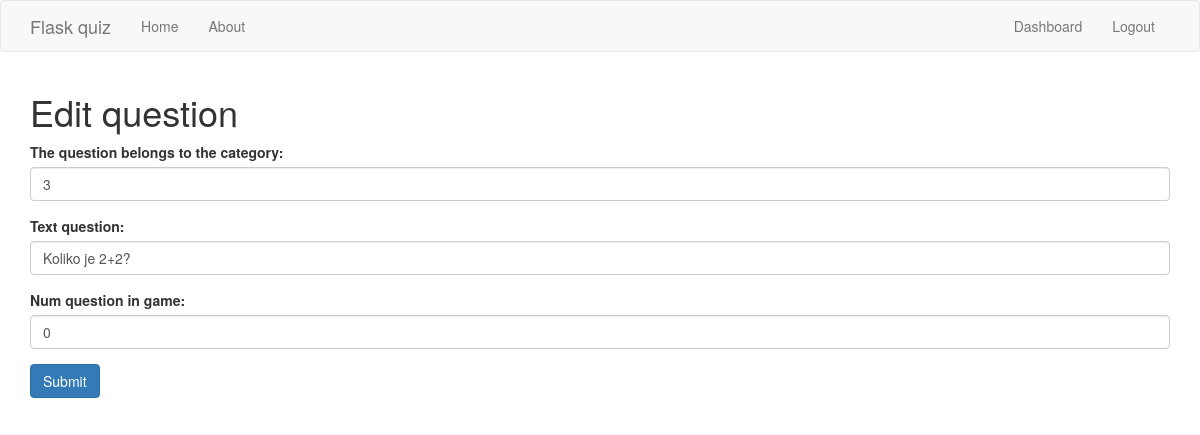
The page /question_edit/2 (signed in) on the database as committed earlier.
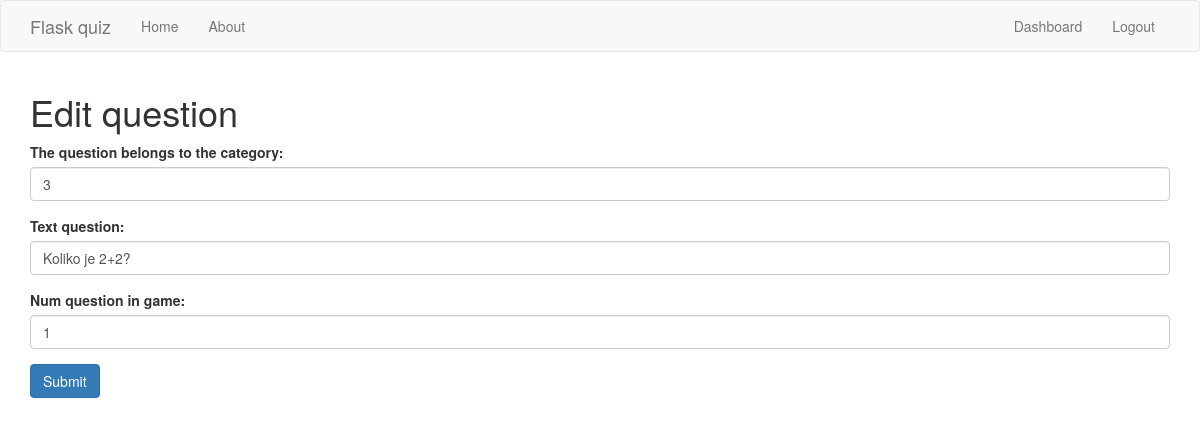
The same page on the database as committed later.
### app/models.py (models this page shows)
class Question(db.Model):
    id_question = db.Column(db.Integer, primary_key=True)
    id_category = db.Column(db.Integer, db.ForeignKey('category.id_category'))
    question_text = db.Column(db.String(256))
    num_question_in_game = db.Column(db.Integer)

### app/routes.py (the view, shortened to what this page needs)
@app.route('/question_edit/<string:id>', methods=['GET', 'POST'])
@is_logged_in
def question_edit(id):
    try:
        conn = sqlite3.connect("quiz.db")
    except Error as e:
        print(e)
    cur = conn.cursor()
    t = [id]
    result = cur.execute("SELECT * FROM question WHERE id_question = ?", t)
    question = cur.fetchone()
    cur.close()
    form = QuestionForm(request.form)
    form.id_category.data = question[1]
    form.question_text.data = question[2]
    form.num_question_in_game.data = question[3]
    return render_template('question_edit.html', form=form)

### app/forms.py
class QuestionForm(FlaskForm):
    id_category = QuerySelectField('The question belongs to the category:', query_factory=choice_query, get_label='name', allow_blank=False)
    question_text = StringField('Text question:',validators=[DataRequired()])
    num_question_in_game = StringField('Num question in game:', validators=[DataRequired()])

### app/routes.py (called while the page is built)
def is_logged_in(f):
    @wraps(f)
    def wrap(*args, **kwargs):
        if 'logged_in' in session:
            return f(*args, **kwargs)
        else:
            flash('Unauthorized, Please login', 'danger')
            return redirect(url_for('login'))
    return wrap

### app/templates/question_edit.html
{% extends 'layout.html' %}
{% block body %}
  <h1>Edit question</h1>
  {% from "includes/_formhelpers.html" import render_field %}
  <form method="POST" action="">
    <div class="form-group">
      {{ render_field(form.id_category, class_="form-control") }}
    </div>
    <div class="form-group">
      {{ render_field(form.question_text, class_="form-control") }}
    </div>
    <div class="form-group">
      {{ render_field(form.num_question_in_game, class_="form-control") }}
    </div>
    <p><input class="btn btn-primary" type="submit" value="Submit">
  </form>
{% endblock %}

### app/templates/includes/_formhelpers.html (shortened to what this page needs)
{% macro render_field(field) %}
  {{ field.label }}
  {{ field(**kwargs)|safe }}
{% endmacro %}

Rows that differ between the two databases and show on the page:
changed Question "Koliko je 2+2?": num_question_in_game "0" → "1"
